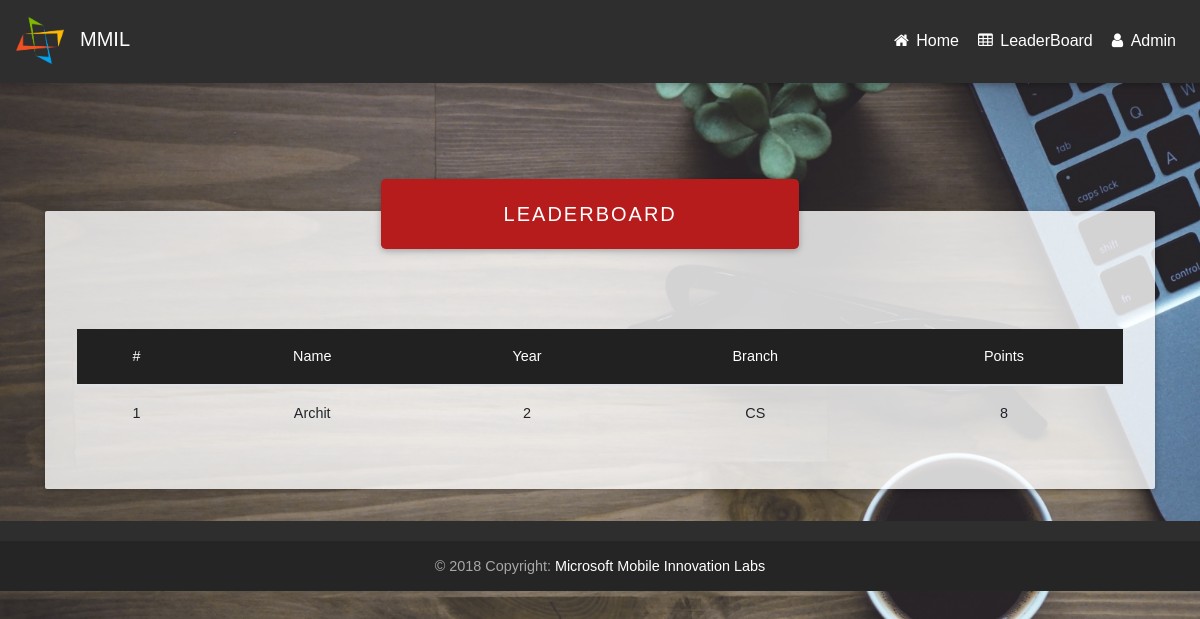
The page /leaderboard/ on the database as committed earlier.
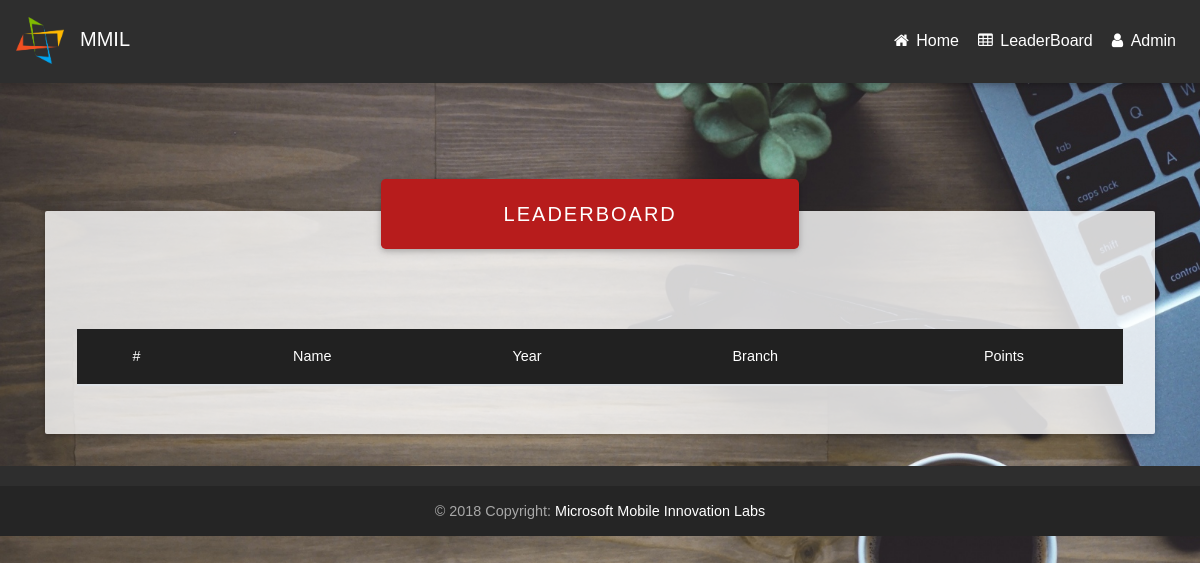
The same page on the database as committed later.
### leaderboard/models.py (models this page shows, shortened)
class leaderboard(models.Model):
	user=models.ForeignKey(User,on_delete=models.CASCADE)
	correct_qus=models.IntegerField()
	wrong_qus=models.IntegerField()
	points=models.IntegerField()
	message=models.CharField(max_length=255)
	attempted_qus=models.IntegerField()

### userprofile/models.py (models this page shows, shortened)
class profile(models.Model):
	user=models.ForeignKey(User,on_delete=models.CASCADE)
	name=models.CharField(max_length=255)
	college=models.CharField(max_length=255)
	year=models.IntegerField()
	branch=models.CharField(max_length=255)
	start_time=models.IntegerField(default=0)

### mcq_v2/views.py (the view)
# urls.py: path('leaderboard/',leaderboard),
def leaderboard(request):
	object_1=lb.objects.all().order_by('-points')
	context={
		"object":object_1
	}
	return render(request,'test/leaderboard.html',context)

### templates/test/leaderboard.html (shortened to what this page needs)
{% load static %}
<!DOCTYPE html>
<html lang="en">
<head>
    <link rel="stylesheet" href="https://maxcdn.bootstrapcdn.com/font-awesome/4.7.0/css/font-awesome.min.css">
    <link href="{% static 'assets/css/bootstrap.min.css' %}" rel="stylesheet">
    <link href="{% static 'assets/css/mdb.min.css' %}" rel="stylesheet">
    <link href="{% static 'assets/css/animate.css' %}" rel="stylesheet">
    <link href="{% static 'assets/css/Table.css' %}" rel="stylesheet">
</head>
<body class="fixed-sn animated fadeIn">
    <header>
        <nav class="navbar navbar-expand-lg navbar-dark elegant-color">
            <a href="http://jssmmil.in/" class="navbar-brand" title="MMIL Website"><img src="{% static 'assets/img/logo.png' %}">
                <p id="head">MMIL</p>
            </a>
            <ul class="nav navbar-nav nav-flex-icons ml-auto">
                 <li class="nav-item">
                    <a href="/" class="nav-link">
                        <i class="fa fa-home"></i>
                        <span class="clearfix d-none d-sm-inline-block">Home</span>
                    </a>
                </li>
                <li class="nav-item">
                    <a href="/leaderboard" class="nav-link">
                        <i class="fa fa-table"></i>
                        <span class="clearfix d-none d-sm-inline-block">LeaderBoard</span>
                    </a>
                </li>
                 <li class="nav-item">
                    <a href="/admin" class="nav-link">
                        <i class="fa fa-user"></i>
                        <span class="clearfix d-none d-sm-inline-block">Admin</span>
                    </a>
                </li>
            </ul>
    </header>
    <main class="container">
            <div class="jumbotron">
               <div class="card text-center z-depth-2">
                  <div class="card-body">
                    <p class="white-text mb-0">LeaderBoard</p>
                  </div>
               </div>
               <table class="table table-hover">
                 <thead class="mdb-color grey darken-4">
                   <tr class="text-white">
                      <th>#</th>
                      <th>Name</th>
                      <th>Year</th>
                      <th>Branch</th>
                      <th>Points</th>
                   </tr>
                 </thead>
                 <tbody>
                  {% for obj in object %}
                    <tr>
                      <th scope="row">{{forloop.counter}}</th>
                      <td>{{obj.user.profile_set.all.first.name}}</td>
                      <td>{{obj.user.profile_set.all.first.year}}</td>
                      <td>{{obj.user.profile_set.all.first.branch}}</td>
                      <td>{{obj.points}}</td>
                    </tr>
                  {% endfor %}
                 </tbody>
               </table>
           </div>
    </main>
    <footer class="page-footer elegant-color center-on-small-only">
        <div class="footer-copyright">
            <div class="container-fluid">
                © 2018 Copyright:
                <a href="http://jssmmil.in/"> Microsoft Mobile Innovation Labs</a>
            </div>
        </div>
    </footer>
</body>
</html>

Rows that differ between the two databases and show on the page:
removed leaderboard: user.profile_set.all.first.name "Archit", user.profile_set.all.first.year "2", user.profile_set.all.first.branch "CS", points "8"
